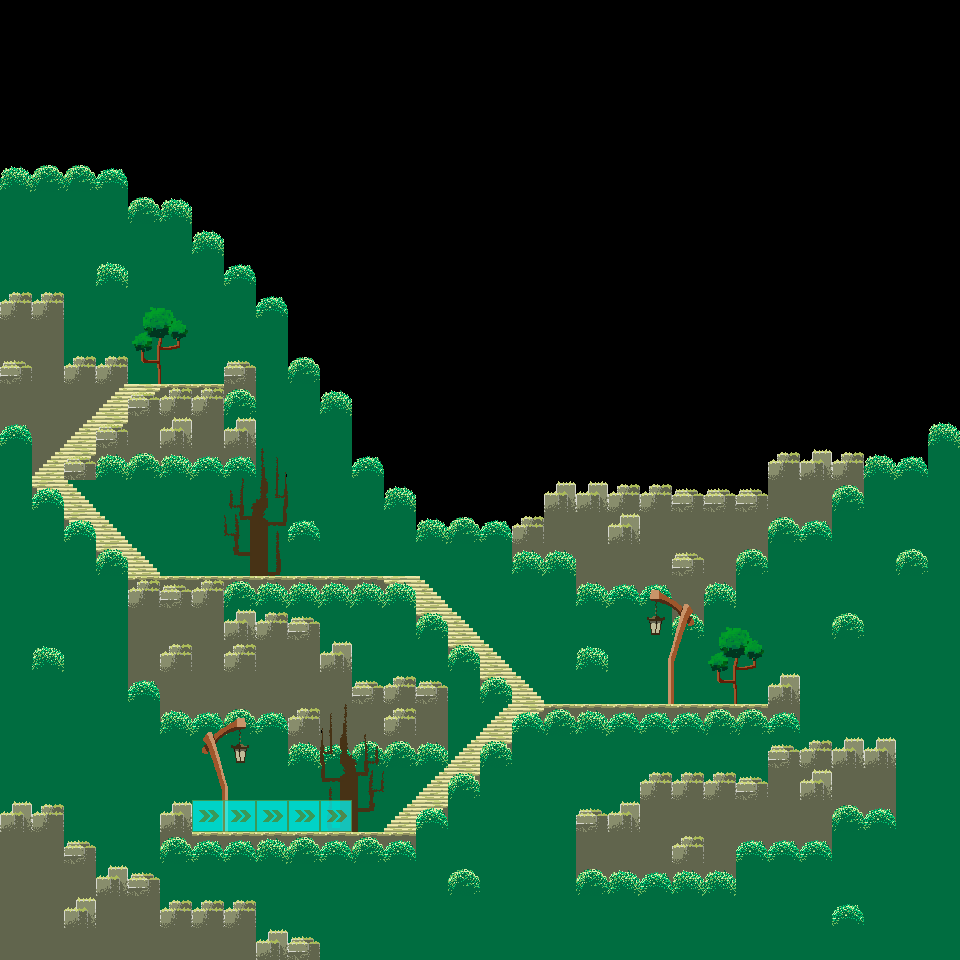

A 2D game scene composited from a Tiled map and its tileset images. What follows is a short description and the map's XML, with each tile layer's data collapsed to a summary:
An orthogonal 30x30 tile map with 32x32 px tiles, 5 tile layers (Ground, Detales, Objects, Path, ...), 2 tilesets and 5 objects (Sven, chest, campfire, Roka, Copa).

<map version="1.0" tiledversion="1.1.4" orientation="orthogonal" renderorder="right-down" width="30" height="30" tilewidth="32" tileheight="32" infinite="0" nextobjectid="40">
 <tileset firstgid="1" source="ground_tiles.tsx" />
 <tileset firstgid="65" source="object_tiles.tsx" />
 <layer name="Ground" width="30" height="30">
  <data>[900 cells, 510 non-empty, 4 distinct tile ids]</data>
 </layer>
 <layer name="Detales" width="30" height="30">
  <data>[900 cells, 176 non-empty, 7 distinct tile ids]</data>
 </layer>
 <layer name="Objects" width="30" height="30">
  <data>[900 cells, 6 non-empty, 3 distinct tile ids]</data>
 </layer>
  <layer name="Path" width="30" height="30" opacity="0">
  <data>[900 cells, 38 non-empty, 1 distinct tile ids]</data>
 </layer>
 <objectgroup name="Actors">
  <object id="28" name="Sven" gid="2" x="640" y="704" width="32" height="32" />
  <object id="30" name="chest" gid="2" x="288" y="576" width="32" height="32" />
  <object id="32" name="campfire" gid="2" x="192" y="576" width="32" height="32" />
  <object id="36" name="Roka" gid="2" x="192" y="384" width="32" height="32" />
  <object id="38" name="Copa" gid="2" x="128" y="384" width="32" height="32" />
 </objectgroup>
 <layer name="StartPoints" width="30" height="30">
  <data>[900 cells, 5 non-empty, 1 distinct tile ids]</data>
 </layer>
</map>